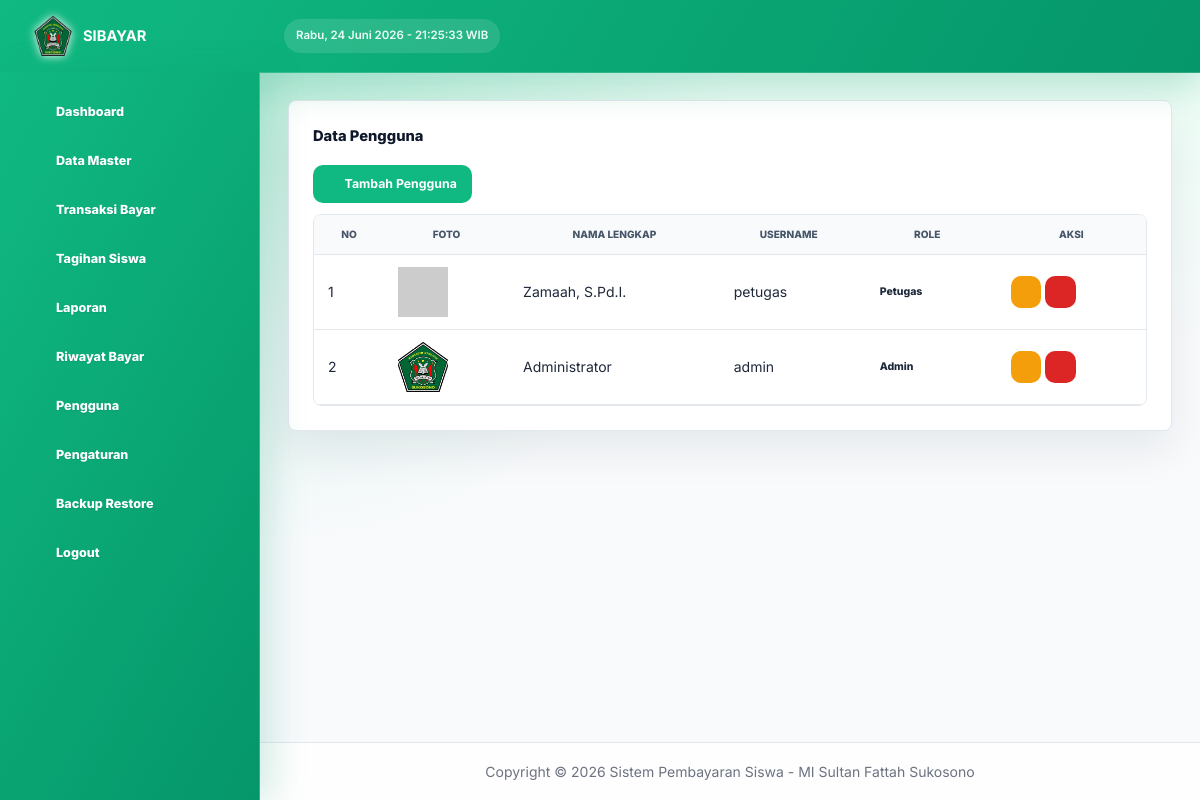
The page /pengaturan/pengguna.php?v=1 (signed in) on the database its author committed.
### tables this page shows
CREATE TABLE `pengguna` (
  `id_pengguna` int NOT NULL AUTO_INCREMENT,
  `username` varchar(50) NOT NULL,
  `password` varchar(255) NOT NULL,
  `nama_lengkap` varchar(100) NOT NULL,
  `role` enum('admin','petugas') NOT NULL,
  `created_at` timestamp NULL DEFAULT CURRENT_TIMESTAMP,
  `foto` varchar(255) DEFAULT NULL,
  PRIMARY KEY (`id_pengguna`),
  UNIQUE KEY `username` (`username`)
);

### config/config.php (called while the page is built, shortened)
<?php
if (!isset($base_url)) {
    $protocol = (isset($_SERVER['HTTPS']) && $_SERVER['HTTPS'] === 'on' ? "https" : "http");
    $server_host = $_SERVER['HTTP_HOST'];
    if (strpos($server_host, '.test') !== false || strpos($server_host, '.local') !== false) {
        $base_url = $protocol . "://" . $server_host;
    }
    else {
        $project_path = str_replace('\\', '/', __DIR__);
        $project_path = dirname($project_path);
        $doc_root = str_replace('\\', '/', $_SERVER['DOCUMENT_ROOT']);
        $path = str_replace($doc_root, '', $project_path);
        $path = trim($path, '/');
        if (empty($path)) {
            $base_url = $protocol . "://" . $server_host;
        } else {
            $base_url = $protocol . "://" . $server_host . "/" . $path;
        }
    }
}
function base_url($path = "") {
    global $base_url;
    return $base_url . "/" . ltrim($path, "/");
}
?>

### pengaturan/pengguna.php (the view, shortened to what this page needs)
<?php
include '../template/header.php';
include '../template/sidebar.php';
?>
<div class="row">
    <div class="col-lg-12 grid-margin stretch-card">
        <div class="card">
            <div class="card-body">
                <h4 class="card-title">Data Pengguna</h4>
                <button type="button" class="btn btn-primary mb-3" data-tailwind-modal-target="#modalTambah">
                    <i class="mdi mdi-plus"></i> Tambah Pengguna
                </button>
                <div class="table-responsive">
                    <table class="table table-striped table-hover" id="table-pengguna">
                        <thead>
                            <tr>
                                <th>No</th>
                                <th>Foto</th>
                                <th>Nama Lengkap</th>
                                <th>Username</th>
                                <th>Role</th>
                                <th>Aksi</th>
                            </tr>
                        </thead>
                        <tbody>
                            <?php
                            $no = 1;
                            $query = mysqli_query($koneksi, "SELECT * FROM pengguna ORDER BY id_pengguna DESC");
                            while ($row = mysqli_fetch_assoc($query)) :
                                $foto = $row['foto'] ?? '';
                                $foto_disk = __DIR__ . '/../assets/images/faces/' . $foto;
                                if ($foto !== '' && is_file($foto_disk)) {
                                    $foto_url = base_url('assets/images/faces/' . rawurlencode($foto));
                                } else {
                                    $foto_url = 'https://ui-avatars.com/api/?name=' . urlencode($row['nama_lengkap']) . '&background=random&color=fff';
                                }
                            ?>
                                <tr>
                                    <td><?= $no++ ?></td>
                                    <td>
                                        <img src="<?= $foto_url ?>" alt="Foto Profil" class="img-lg rounded-circle" style="width: 50px; height: 50px; object-fit: cover;">
                                    </td>
                                    <td><?= $row['nama_lengkap'] ?></td>
                                    <td><?= $row['username'] ?></td>
                                    <td>
                                        <?php if($row['role'] == 'admin'): ?>
                                            <span class="badge badge-success">Admin</span>
                                        <?php else: ?>
                                            <span class="badge badge-info">Petugas</span>
                                        <?php endif; ?>
                                    </td>
                                    <td>
                                        <button type="button" class="btn btn-warning btn-sm btn-edit"
                                            data-id="<?= $row['id_pengguna'] ?>"
                                            data-nama="<?= $row['nama_lengkap'] ?>"
                                            data-username="<?= $row['username'] ?>"
                                            data-role="<?= $row['role'] ?>">
                                            <i class="mdi mdi-pencil"></i>
                                        </button>
                                        <a href="pengguna.php?hapus=<?= $row['id_pengguna'] ?>" class="btn btn-danger btn-sm btn-hapus">
                                            <i class="mdi mdi-delete"></i>
                                        </a>
                                    </td>
                                </tr>
                            <?php endwhile; ?>
                        </tbody>
                    </table>
                </div>
            </div>
        </div>
    </div>
</div>
<?php include '../template/footer.php'; ?>

### assets/css/custom.css (style rules this page uses)
:root { --app-primary: #10b981; --app-primary-dark: #059669; --app-accent: #0284c7; --app-danger: #dc2626; --app-warning: #d97706; --app-slate: #0f172a; --app-muted: #64748b; --app-border: #e2e8f0; --app-bg: #f6fbf9; --app-card: #ffffff; --app-shadow: 0 18px 45px rgba(15, 23, 42, 0.08); --app-radius: 8px; }
html, body { min-height: 100%; background: var(--app-bg) !important; color: var(--app-slate); font-family: "Inter", ui-sans-serif, system-ui, -apple-system, BlinkMacSystemFont, "Segoe UI", sans-serif !important; font-size: 14px; letter-spacing: 0; }
body { overflow-x: hidden; }
a { color: var(--app-primary); }
.row { display: flex; flex-wrap: wrap; margin-left: -12px; margin-right: -12px; }
[class*="col-"] { width: 100%; padding-left: 12px; padding-right: 12px; }
@media (min-width: 992px) { .col-lg-12 { width: 100%; } }
.grid-margin, .stretch-card { margin-bottom: 24px; }
.stretch-card > .card { width: 100%; }
.card, .swal2-popup { border-radius: var(--app-radius) !important; }
.card { background: var(--app-card); border: 1px solid var(--app-border) !important; box-shadow: var(--app-shadow) !important; overflow: hidden; }
.card-body { padding: 24px !important; }
.card-title { margin: 0 0 18px !important; color: var(--app-slate); font-size: 1.05rem; font-weight: 800; }
.btn { display: inline-flex !important; align-items: center; justify-content: center; gap: 7px; min-height: 38px; padding: 8px 14px !important; border: 1px solid transparent !important; border-radius: 10px !important; font-size: 0.88rem !important; font-weight: 700 !important; line-height: 1.2 !important; text-decoration: none !important; cursor: pointer; transition: transform 0.15s ease, box-shadow 0.15s ease, background-color 0.15s ease; }
.btn-sm { min-height: 32px; padding: 6px 10px !important; font-size: 0.78rem !important; }
.btn-primary, .btn-success { background: var(--app-primary) !important; color: #ffffff !important; }
.btn-warning { background: #f59e0b !important; color: #111827 !important; }
.btn-danger { background: var(--app-danger) !important; color: #ffffff !important; }
.table-responsive { width: 100%; overflow-x: auto; border-radius: var(--app-radius); border: 1px solid var(--app-border); background: #ffffff; }
table.table, .dataTable, .min-w-full { width: 100% !important; border-collapse: separate !important; border-spacing: 0 !important; color: #1e293b !important; }
table.table thead th, .dataTable thead th, .min-w-full thead th { position: relative; border-bottom: 1px solid var(--app-border) !important; background: #f8fafc !important; color: #475569 !important; font-size: 0.72rem !important; font-weight: 800 !important; letter-spacing: 0; text-transform: uppercase; }
table.table th, table.table td, .dataTable th, .dataTable td, .min-w-full th, .min-w-full td { padding: 12px 14px !important; border-bottom: 1px solid #e5e7eb !important; vertical-align: middle !important; }
.badge { display: inline-flex; align-items: center; border-radius: 999px; padding: 4px 8px; font-size: 0.75rem; font-weight: 800; }

### rows shown on the page
pengguna: nama_lengkap "Zamaah, S.Pd.I.", username "petugas", role "Petugas"
pengguna: foto (picture), nama_lengkap "Administrator", username "admin", role "Admin"
